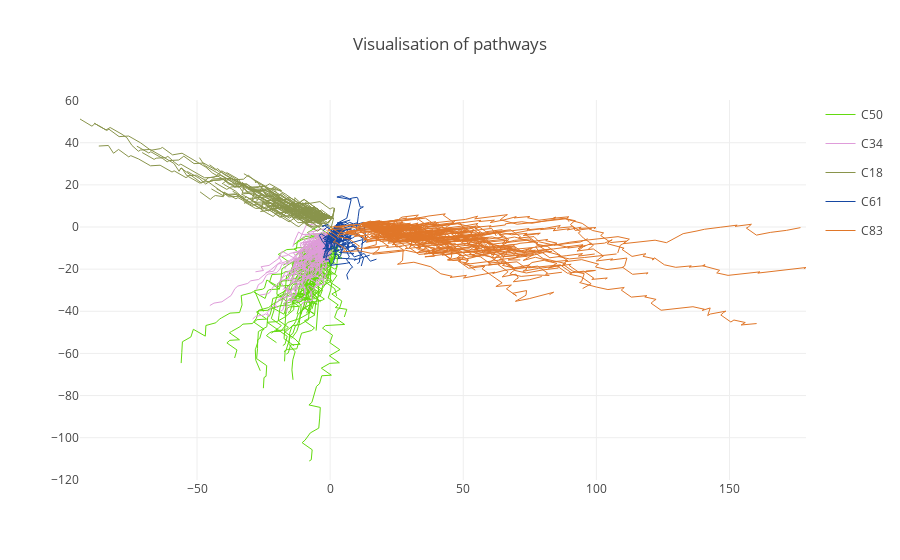

Source (notebook cell):
### Markdown cell above
Now add up the vectors of events in a sequence to get the pathway and plot it

### Code cell
data=[]

#color code by cancer type

top5cancers = sequence_cancer_df['PRIMARY_DIAGNOSIS'].value_counts().keys()[:5]

np.random.seed(seed=20)
for c in top5cancers:

    color = np.random.randint(255, size=(1, 3))[0]
    
    c_sequences = sequence_cancer_df[sequence_cancer_df['PRIMARY_DIAGNOSIS'] == c]
    c_sequences100 = random.choices(list(c_sequences['sequence']),k=100)
    
    legend = True
    for s in c_sequences100:
        event_vectors = np.array([list(map2D[e]) for e in s])
        pathway_coordinates = np.cumsum(event_vectors, axis=0)

    
        trace = go.Scatter( x = pathway_coordinates[:,0],
                            y = pathway_coordinates[:,1],
                            mode = 'lines',
                            name = c,
                            legendgroup = c,
                            line=dict(width=1,
                                      color='rgb({}, {}, {})'.format(*color)), 
                            showlegend = legend)
        legend = False
        data.append(trace)

layout = dict(title = 'Visualisation of pathways',
              yaxis = dict(zeroline = False),
              xaxis = dict(zeroline = False)
             )

fig = dict(data=data, layout=layout)
po.iplot(fig)
